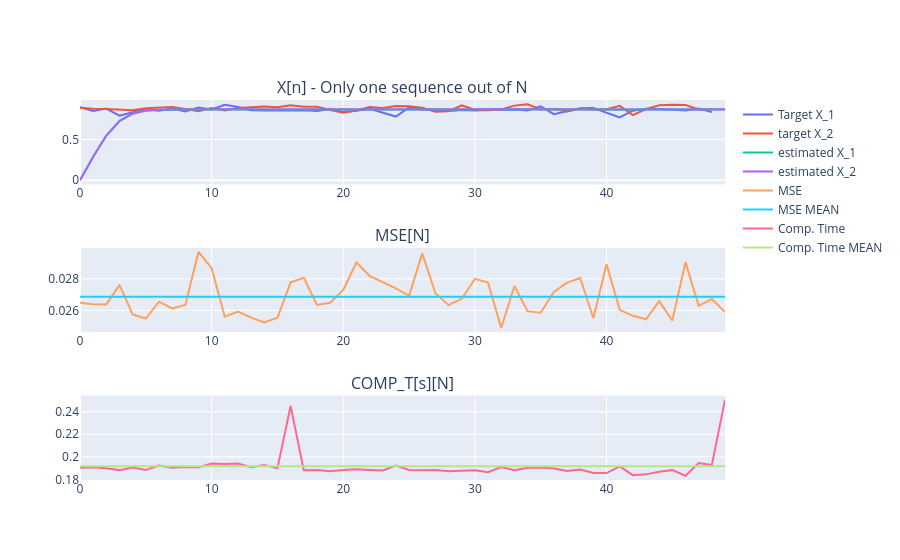

Source (notebook cell):
### Code cell
if SELECTED_MODEL == 0:
    
    REKFfig = make_subplots(rows=3, cols=1, subplot_titles=("X[n] - Only one sequence out of N","MSE[N]", "COMP_T[s][N]"))
    
    REKFfig.append_trace(go.Scatter(x = np.arange(len(test_data_synt)), y = torch.squeeze(torch.transpose(test_target,0, 1)).numpy()[0:-1, 0], name = 'Target X_1'), row=1, col=1)
    REKFfig.append_trace(go.Scatter(x = np.arange(len(test_data_synt)), y = torch.squeeze(torch.transpose(test_target,0, 1)).numpy()[0:-1, 1], name = 'target X_2'), row=1, col=1)
    REKFfig.append_trace(go.Scatter(x = np.arange(len(test_data_synt)), y = torch.squeeze(torch.transpose(Xrekf,0, 1)).detach().numpy()[0:-1, 0], name = 'estimated X_1'), row=1, col=1)
    REKFfig.append_trace(go.Scatter(x = np.arange(len(test_data_synt)), y = torch.squeeze(torch.transpose(Xrekf,0, 1)).detach().numpy()[0:-1, 1], name = 'estimated X_2'), row=1, col=1)
    
    REKFfig.append_trace(go.Scatter(x=np.arange(len(test_data_synt)), y=test_data_synt['MSE REKF'], name='MSE'), row=2, col=1)
    REKFfig.append_trace(go.Scatter(x=np.arange(len(test_data_synt)), y=np.linspace(test_data_synt.mean()[0], test_data_synt.mean()[0], len(test_data_synt)), name = 'MSE MEAN'), row=2, col=1)
    
    REKFfig.append_trace(go.Scatter(x=np.arange(len(test_data_synt)), y=test_data_synt['Computational Time REKF [s]'], name='Comp. Time'), row=3, col=1)
    REKFfig.append_trace(go.Scatter(x=np.arange(len(test_data_synt)), y=np.linspace(test_data_synt.mean()[1], test_data_synt.mean()[1], len(test_data_synt)), name = 'Comp. Time MEAN'), row=3, col=1)
    
    REKFfig.show()
    
else:
    
    REKFfig = make_subplots(rows=1, cols=1, subplot_titles=("X[n] - Only one sequence out of N"))
    
    REKFfig.append_trace(go.Scatter(x = np.linspace(1, torch.squeeze(torch.transpose(test_target,0, 1)).numpy()[0:-1, 0].shape[0], torch.squeeze(torch.transpose(test_target,0, 1)).numpy()[0:-1, 0].shape[0]+1),
        y=torch.squeeze(torch.transpose(test_target,0, 1)).numpy()[0:-1, 0], name = 'target X_1'
    ), row=1, col=1)
    REKFfig.append_trace(go.Scatter(x = np.linspace(1, torch.squeeze(torch.transpose(test_target,0, 1)).numpy()[0:-1, 1].shape[0], torch.squeeze(torch.transpose(test_target,0, 1)).numpy()[0:-1, 1].shape[0]+1),
        y=torch.squeeze(torch.transpose(test_target,0, 1)).numpy()[0:-1, 1], name = 'target X_2'
    ), row=1, col=1)
    REKFfig.append_trace(go.Scatter(x = np.linspace(1, torch.squeeze(torch.transpose(test_target,0, 1)).numpy()[0:-1, 2].shape[0], torch.squeeze(torch.transpose(test_target,0, 1)).numpy()[0:-1, 2].shape[0]+1),
        y=torch.squeeze(torch.transpose(test_target,0, 1)).numpy()[0:-1, 2], name = 'target X_3'
    ), row=1, col=1)
    REKFfig.append_trace(go.Scatter(x = np.linspace(1, torch.squeeze(torch.transpose(Xrekf,0, 1)).detach().numpy()[0:-1, 0].shape[0], torch.squeeze(torch.transpose(Xrekf,0, 1)).detach().numpy()[0:-1, 0].shape[0]+1),
        y=torch.squeeze(torch.transpose(Xrekf,0, 1)).detach().numpy()[0:-1, 0], name = 'estimated X_1'
    ), row=1, col=1)
    REKFfig.append_trace(go.Scatter(x = np.linspace(1, torch.squeeze(torch.transpose(Xrekf,0, 1)).detach().numpy()[0:-1, 1].shape[0], torch.squeeze(torch.transpose(Xrekf,0, 1)).detach().numpy()[0:-1, 1].shape[0]+1),
        y=torch.squeeze(torch.transpose(Xrekf,0, 1)).detach().numpy()[0:-1, 1], name = 'estimated X_2'
    ), row=1, col=1)
    REKFfig.append_trace(go.Scatter(x = np.linspace(1, torch.squeeze(torch.transpose(Xrekf,0, 1)).detach().numpy()[0:-1, 2].shape[0], torch.squeeze(torch.transpose(Xrekf,0, 1)).detach().numpy()[0:-1, 2].shape[0]+1),
        y=torch.squeeze(torch.transpose(Xrekf,0, 1)).detach().numpy()[0:-1, 2], name = 'estimated X_3'
    ), row=1, col=1)

    REKFfig.show()

    Lorentz = make_subplots(rows=1, cols=1, subplot_titles=("Attractor phase space"))
    Lorentz.append_trace(go.Scatter(x = test_target[0,:], y= test_target[2, :], name="Target"), row=1, col=1)
    Lorentz.append_trace(go.Scatter(x = Xrekf[0,:].detach(), y= Xrekf[2, :].detach(), name="Estimated"), row=1, col=1)
    
    Lorentz.show()

### Figure 1 — Plotly figure (JSON) as saved in the notebook; plotly's stock layout.template omitted (floating-point values rounded to 4 significant figures)
{"data": [{"name": "Target X_1", "type": "scatter", "x": [0, 1, 2, 3, 4, 5, 6, 7, 8, 9, 10, 11, 12, 13, 14, 15, 16, 17, 18, 19, 20, 21, 22, 23, 24, 25, 26, 27, 28, 29, 30, 31, 32, 33, 34, 35, 36, 37, 38, 39, 40, 41, 42, 43, 44, 45, 46, 47, 48, 49], "xaxis": "x", "y": [0.8975, 0.851, 0.8798, 0.793, 0.835, 0.8737, 0.8548, 0.8806, 0.8462, 0.8927, 0.8688, 0.9273, 0.8991, 0.8585, 0.8564, 0.858, 0.8518, 0.8599, 0.8516, 0.8764, 0.837, 0.8524, 0.8774, 0.8255, 0.7823, 0.8945, 0.8693, 0.8651, 0.8491, 0.8635, 0.8558, 0.8616, 0.8681, 0.8696, 0.8574, 0.9073, 0.8122, 0.8507, 0.8835, 0.8874, 0.8316, 0.7726, 0.8546, 0.8768, 0.8735, 0.867, 0.8577, 0.8802, 0.8366], "yaxis": "y"}, {"name": "target X_2", "type": "scatter", "x": [0, 1, 2, 3, 4, 5, 6, 7, 8, 9, 10, 11, 12, 13, 14, 15, 16, 17, 18, 19, 20, 21, 22, 23, 24, 25, 26, 27, 28, 29, 30, 31, 32, 33, 34, 35, 36, 37, 38, 39, 40, 41, 42, 43, 44, 45, 46, 47, 48, 49], "xaxis": "x", "y": [0.8913, 0.8788, 0.876, 0.8669, 0.8585, 0.8842, 0.8885, 0.9007, 0.8738, 0.8475, 0.8868, 0.8578, 0.8886, 0.8941, 0.9067, 0.8978, 0.9206, 0.904, 0.9028, 0.8627, 0.8298, 0.8572, 0.898, 0.8869, 0.913, 0.9082, 0.8902, 0.8411, 0.8482, 0.9193, 0.8662, 0.8582, 0.8692, 0.9164, 0.9337, 0.8692, 0.8744, 0.8453, 0.88, 0.8678, 0.8709, 0.9131, 0.8008, 0.874, 0.9209, 0.9258, 0.9249, 0.8703, 0.8715], "yaxis": "y"}, {"name": "estimated X_1", "type": "scatter", "x": [0, 1, 2, 3, 4, 5, 6, 7, 8, 9, 10, 11, 12, 13, 14, 15, 16, 17, 18, 19, 20, 21, 22, 23, 24, 25, 26, 27, 28, 29, 30, 31, 32, 33, 34, 35, 36, 37, 38, 39, 40, 41, 42, 43, 44, 45, 46, 47, 48, 49], "xaxis": "x", "y": [0.0, 0.2881, 0.5474, 0.7296, 0.8198, 0.8561, 0.8631, 0.8682, 0.869, 0.872, 0.8688, 0.8713, 0.872, 0.8697, 0.8684, 0.8656, 0.8658, 0.8692, 0.8703, 0.8696, 0.8686, 0.8683, 0.8706, 0.8723, 0.8678, 0.8695, 0.8689, 0.8668, 0.8666, 0.8686, 0.8702, 0.871, 0.8691, 0.8714, 0.8711, 0.8716, 0.8687, 0.868, 0.8683, 0.8655, 0.8703, 0.8666, 0.8664, 0.8702, 0.867, 0.8689, 0.8693, 0.8691, 0.8694, 0.8731], "yaxis": "y"}, {"name": "estimated X_2", "type": "scatter", "x": [0, 1, 2, 3, 4, 5, 6, 7, 8, 9, 10, 11, 12, 13, 14, 15, 16, 17, 18, 19, 20, 21, 22, 23, 24, 25, 26, 27, 28, 29, 30, 31, 32, 33, 34, 35, 36, 37, 38, 39, 40, 41, 42, 43, 44, 45, 46, 47, 48, 49], "xaxis": "x", "y": [0.0, 0.2881, 0.5489, 0.7252, 0.8172, 0.8573, 0.8663, 0.8713, 0.8711, 0.8721, 0.8733, 0.8707, 0.868, 0.871, 0.8682, 0.8672, 0.8708, 0.8702, 0.8702, 0.8679, 0.8706, 0.8702, 0.8697, 0.8709, 0.8704, 0.8704, 0.8709, 0.8709, 0.865, 0.8683, 0.8715, 0.8678, 0.8701, 0.8716, 0.872, 0.872, 0.8685, 0.8715, 0.8701, 0.8726, 0.8712, 0.869, 0.8687, 0.8667, 0.8687, 0.8722, 0.8705, 0.8696, 0.8697, 0.87], "yaxis": "y"}, {"name": "MSE", "type": "scatter", "x": [0, 1, 2, 3, 4, 5, 6, 7, 8, 9, 10, 11, 12, 13, 14, 15, 16, 17, 18, 19, 20, 21, 22, 23, 24, 25, 26, 27, 28, 29, 30, 31, 32, 33, 34, 35, 36, 37, 38, 39, 40, 41, 42, 43, 44, 45, 46, 47, 48, 49], "xaxis": "x2", "y": [0.02648, 0.0264, 0.02638, 0.02763, 0.02574, 0.02548, 0.02655, 0.02613, 0.02635, 0.02972, 0.02869, 0.0256, 0.02593, 0.02554, 0.02523, 0.02553, 0.02779, 0.02808, 0.02635, 0.02649, 0.0273, 0.02905, 0.0282, 0.02778, 0.0274, 0.02693, 0.02963, 0.02709, 0.02633, 0.02674, 0.02801, 0.02777, 0.02488, 0.02755, 0.02595, 0.02585, 0.02718, 0.02777, 0.02806, 0.0255, 0.02895, 0.02603, 0.02565, 0.02543, 0.02659, 0.02536, 0.02908, 0.02629, 0.02673, 0.02589], "yaxis": "y2"}, {"name": "MSE MEAN", "type": "scatter", "x": [0, 1, 2, 3, 4, 5, 6, 7, 8, 9, 10, 11, 12, 13, 14, 15, 16, 17, 18, 19, 20, 21, 22, 23, 24, 25, 26, 27, 28, 29, 30, 31, 32, 33, 34, 35, 36, 37, 38, 39, 40, 41, 42, 43, 44, 45, 46, 47, 48, 49], "xaxis": "x2", "y": [0.02686, 0.02686, 0.02686, 0.02686, 0.02686, 0.02686, 0.02686, 0.02686, 0.02686, 0.02686, 0.02686, 0.02686, 0.02686, 0.02686, 0.02686, 0.02686, 0.02686, 0.02686, 0.02686, 0.02686, 0.02686, 0.02686, 0.02686, 0.02686, 0.02686, 0.02686, 0.02686, 0.02686, 0.02686, 0.02686, 0.02686, 0.02686, 0.02686, 0.02686, 0.02686, 0.02686, 0.02686, 0.02686, 0.02686, 0.02686, 0.02686, 0.02686, 0.02686, 0.02686, 0.02686, 0.02686, 0.02686, 0.02686, 0.02686, 0.02686], "yaxis": "y2"}, {"name": "Comp. Time", "type": "scatter", "x": [0, 1, 2, 3, 4, 5, 6, 7, 8, 9, 10, 11, 12, 13, 14, 15, 16, 17, 18, 19, 20, 21, 22, 23, 24, 25, 26, 27, 28, 29, 30, 31, 32, 33, 34, 35, 36, 37, 38, 39, 40, 41, 42, 43, 44, 45, 46, 47, 48, 49], "xaxis": "x3", "y": [0.1904, 0.1908, 0.1898, 0.1882, 0.1905, 0.1883, 0.1922, 0.1904, 0.1911, 0.1908, 0.194, 0.1936, 0.1942, 0.1909, 0.1929, 0.1898, 0.2451, 0.1881, 0.1883, 0.1873, 0.1883, 0.189, 0.1884, 0.1878, 0.1923, 0.1884, 0.1881, 0.1883, 0.1872, 0.1877, 0.1881, 0.1863, 0.1909, 0.188, 0.1903, 0.1905, 0.1898, 0.1874, 0.1888, 0.1857, 0.1856, 0.1915, 0.1837, 0.1845, 0.1868, 0.1882, 0.1832, 0.1946, 0.1927, 0.2506], "yaxis": "y3"}, {"name": "Comp. Time MEAN", "type": "scatter", "x": [0, 1, 2, 3, 4, 5, 6, 7, 8, 9, 10, 11, 12, 13, 14, 15, 16, 17, 18, 19, 20, 21, 22, 23, 24, 25, 26, 27, 28, 29, 30, 31, 32, 33, 34, 35, 36, 37, 38, 39, 40, 41, 42, 43, 44, 45, 46, 47, 48, 49], "xaxis": "x3", "y": [0.1916, 0.1916, 0.1916, 0.1916, 0.1916, 0.1916, 0.1916, 0.1916, 0.1916, 0.1916, 0.1916, 0.1916, 0.1916, 0.1916, 0.1916, 0.1916, 0.1916, 0.1916, 0.1916, 0.1916, 0.1916, 0.1916, 0.1916, 0.1916, 0.1916, 0.1916, 0.1916, 0.1916, 0.1916, 0.1916, 0.1916, 0.1916, 0.1916, 0.1916, 0.1916, 0.1916, 0.1916, 0.1916, 0.1916, 0.1916, 0.1916, 0.1916, 0.1916, 0.1916, 0.1916, 0.1916, 0.1916, 0.1916, 0.1916, 0.1916], "yaxis": "y3"}], "layout": {"annotations": [{"font": {"size": 16}, "showarrow": false, "text": "X[n] - Only one sequence out of N", "x": 0.5, "xanchor": "center", "xref": "paper", "y": 1, "yanchor": "bottom", "yref": "paper"}, {"font": {"size": 16}, "showarrow": false, "text": "MSE[N]", "x": 0.5, "xanchor": "center", "xref": "paper", "y": 0.6111, "yanchor": "bottom", "yref": "paper"}, {"font": {"size": 16}, "showarrow": false, "text": "COMP_T[s][N]", "x": 0.5, "xanchor": "center", "xref": "paper", "y": 0.2222, "yanchor": "bottom", "yref": "paper"}], "xaxis": {"anchor": "y", "domain": [0, 1]}, "xaxis2": {"anchor": "y2", "domain": [0, 1]}, "xaxis3": {"anchor": "y3", "domain": [0, 1]}, "yaxis": {"anchor": "x", "domain": [0.7778, 1]}, "yaxis2": {"anchor": "x2", "domain": [0.3889, 0.6111]}, "yaxis3": {"anchor": "x3", "domain": [0, 0.2222]}}}
